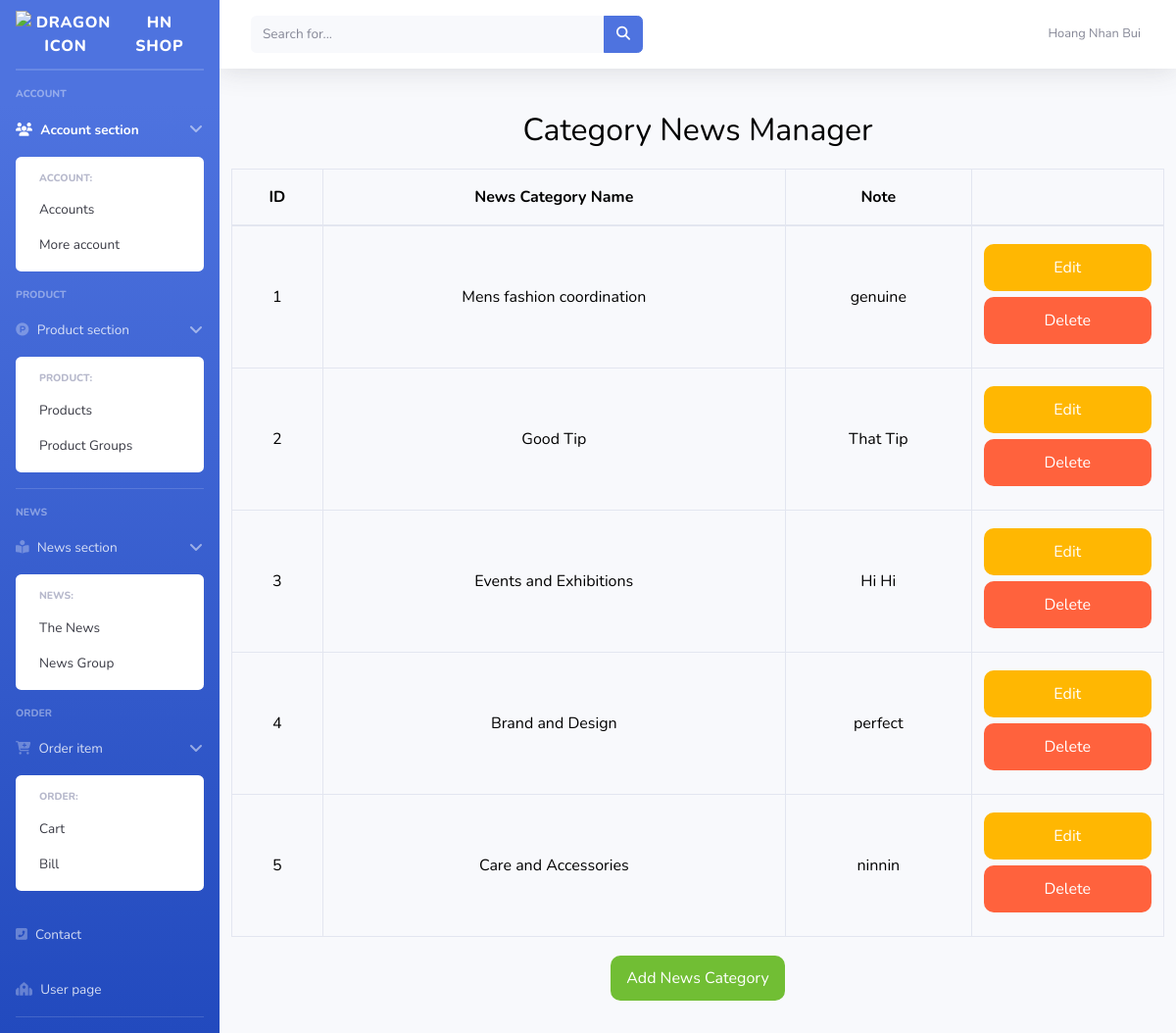
Screenshot of /tintuc_nhom.php with the database file from the repository.
### tables this page shows
CREATE TABLE `tintuc_nhom` (
  `id` int(10) NOT NULL,
  `tennhom` varchar(30) NOT NULL,
  `ghichu` varchar(100) NOT NULL
);

### ketnoi.php (called while the page is built, shortened)
<?php
class ketnoi {
    private $servername = "localhost";
    private $username = "root";
    private $password = "";
    private $dbname = "finalwebdb";
    function __construct() {
        $this->conn = mysqli_connect($this->servername, $this->username, $this->password, $this->dbname);
    }
}
?>

### function_tintuc.php (called while the page is built, shortened)
<?php
include "ketnoi.php";
class nhomtintuc extends ketnoi {
    function hienthinhom() {
        $sql = "SELECT * FROM tintuc_nhom";
        $result = mysqli_query($this->conn, $sql);
        return $result;
    }
}
?>

### tintuc_nhom.php (the view, shortened to what this page needs)
<?php
include "headerquantri.php";
include "function_tintuc.php";
$tintucnhom = new nhomtintuc();
$result = $tintucnhom->hienthinhom();
?>
<div class="example">
    <div class="container">
        <div class="row">
            <h2 class="heading_admin">Category News Manager</h2>
            <table class="table table-bordered">
                <thead>
                    <tr>
                        <th>ID</th>
                        <th>News Category Name</th>
                        <th>Note</th>
                        <th></th>
                    </tr>
                </thead>
                <tbody>
                <?php
                while ($row = mysqli_fetch_assoc($result)) { ?>
                    <tr>
                        <td class = "info__product-gr"><?php echo $row["id"]; ?></td>
                        <td class = "info__product-gr"><?php echo $row["tennhom"]; ?></td>
                        <td class = "info__product-gr"><?php echo $row["ghichu"]; ?></td>
                        <td>
                            <a class="link_admin link_admin-fix" href="suatintuc_nhom.php?id=<?php echo $row["id"]; ?>" style="text-decoration: none">Edit</a>
                            <a class="link_admin link_admin-delete" href="xoatintuc_nhom.php?id=<?php echo $row["id"]; ?>" style="text-decoration: none">Delete</a>
                        </td>
                    </tr>
                <?php } ?>
                </tbody>
            </table>
            <div class="link_admin-footer">
                        <a class="link_admin-btn" href="themtintuc_nhom.php" >Add News Category</a>
                </div>
        </div>
    </div>
</div>

### headerquantri.php (style rules this page uses)
.heading_admin { color:black; width: 100%; text-align:center; margin:20px 0; }
.container { border-radius:10px; }
.table { color:black; text-align:center; font-size:16px; line-height:32px; border-radius:2px; }
.info__product-gr { line-height:120px; }
.link_admin { display:block; color:white; padding:8px; margin:6px 0; border-radius:10px; transition:background-color ease-in .2s; }
.link_admin-fix { background-color: #ffb702; }
.link_admin-delete { background-color: #ff623d; }
.link_admin-footer { width: 100%; text-align: center; padding-bottom:20px; margin-top: 14px; }
a.link_admin-btn { color:white; text-decoration:none; background-color: #71be34; padding:12px 16px; border-radius:10px; margin-top:5px; transition:background-color ease-in .2s; }

### rows the page displays
tintuc_nhom: id "1", tennhom "Mens fashion coordination", ghichu "genuine"
tintuc_nhom: id "2", tennhom "Good Tip", ghichu "That Tip"
tintuc_nhom: id "3", tennhom "Events and Exhibitions", ghichu "Hi Hi"
tintuc_nhom: id "4", tennhom "Brand and Design", ghichu "perfect"
tintuc_nhom: id "5", tennhom "Care and Accessories", ghichu "ninnin"
